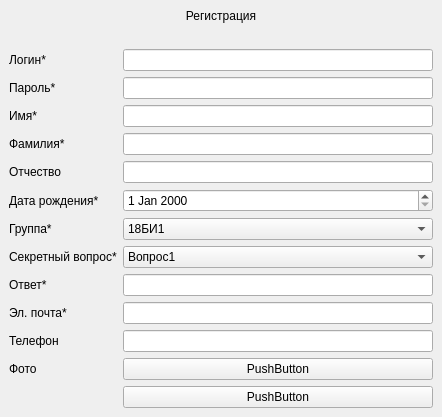
<?xml version="1.0" encoding="UTF-8"?>
<ui version="4.0">
 <class>RegistrationWindow</class>
 <widget class="QMainWindow" name="RegistrationWindow">
  <property name="geometry">
   <rect>
    <x>0</x>
    <y>0</y>
    <width>442</width>
    <height>402</height>
   </rect>
  </property>
  <property name="windowTitle">
   <string>MainWindow</string>
  </property>
  <widget class="QWidget" name="centralwidget">
   <layout class="QFormLayout" name="formLayout">
    <item row="0" column="0" colspan="2">
     <widget class="QLabel" name="label">
      <property name="styleSheet">
       <string notr="true">font: 14pt &quot;MS Shell Dlg 2&quot;;</string>
      </property>
      <property name="text">
       <string>Регистрация</string>
      </property>
      <property name="alignment">
       <set>Qt::AlignCenter</set>
      </property>
     </widget>
    </item>
    <item row="2" column="0">
     <widget class="QLabel" name="label_3">
      <property name="text">
       <string>Логин*</string>
      </property>
     </widget>
    </item>
    <item row="2" column="1">
     <widget class="QLineEdit" name="loginLine"/>
    </item>
    <item row="3" column="0">
     <widget class="QLabel" name="label_4">
      <property name="text">
       <string>Пароль*</string>
      </property>
     </widget>
    </item>
    <item row="3" column="1">
     <widget class="QLineEdit" name="passwordLine"/>
    </item>
    <item row="4" column="0">
     <widget class="QLabel" name="label_5">
      <property name="text">
       <string>Имя*</string>
      </property>
     </widget>
    </item>
    <item row="4" column="1">
     <widget class="QLineEdit" name="nameLine"/>
    </item>
    <item row="5" column="0">
     <widget class="QLabel" name="label_6">
      <property name="text">
       <string>Фамилия*</string>
      </property>
     </widget>
    </item>
    <item row="5" column="1">
     <widget class="QLineEdit" name="lineEdit_4"/>
    </item>
    <item row="6" column="0">
     <widget class="QLabel" name="label_7">
      <property name="text">
       <string>Отчество</string>
      </property>
     </widget>
    </item>
    <item row="6" column="1">
     <widget class="QLineEdit" name="faternityLine"/>
    </item>
    <item row="7" column="0">
     <widget class="QLabel" name="label_8">
      <property name="text">
       <string>Дата рождения*</string>
      </property>
     </widget>
    </item>
    <item row="7" column="1">
     <widget class="QDateEdit" name="dateOfBirth"/>
    </item>
    <item row="8" column="0">
     <widget class="QLabel" name="label_9">
      <property name="text">
       <string>Группа*</string>
      </property>
     </widget>
    </item>
    <item row="14" column="1">
     <widget class="QPushButton" name="registerButton">
      <property name="text">
       <string>PushButton</string>
      </property>
     </widget>
    </item>
    <item row="8" column="1">
     <widget class="QComboBox" name="group">
      <item>
       <property name="text">
        <string>18БИ1</string>
       </property>
      </item>
      <item>
       <property name="text">
        <string>18БИ2</string>
       </property>
      </item>
     </widget>
    </item>
    <item row="9" column="0">
     <widget class="QLabel" name="label_10">
      <property name="text">
       <string>Секретный вопрос*</string>
      </property>
     </widget>
    </item>
    <item row="9" column="1">
     <widget class="QComboBox" name="question">
      <item>
       <property name="text">
        <string>Вопрос1</string>
       </property>
      </item>
      <item>
       <property name="text">
        <string>Вопрос2</string>
       </property>
      </item>
      <item>
       <property name="text">
        <string>Вопрос3</string>
       </property>
      </item>
     </widget>
    </item>
    <item row="10" column="0">
     <widget class="QLabel" name="label_11">
      <property name="text">
       <string>Ответ*</string>
      </property>
     </widget>
    </item>
    <item row="10" column="1">
     <widget class="QLineEdit" name="answerLine"/>
    </item>
    <item row="11" column="0">
     <widget class="QLabel" name="label_2">
      <property name="text">
       <string>Эл. почта*</string>
      </property>
     </widget>
    </item>
    <item row="12" column="0">
     <widget class="QLabel" name="label_12">
      <property name="text">
       <string>Телефон</string>
      </property>
     </widget>
    </item>
    <item row="13" column="0">
     <widget class="QLabel" name="label_13">
      <property name="text">
       <string>Фото</string>
      </property>
     </widget>
    </item>
    <item row="1" column="0" colspan="2">
     <widget class="QLabel" name="errorLabel">
      <property name="text">
       <string/>
      </property>
      <property name="alignment">
       <set>Qt::AlignCenter</set>
      </property>
     </widget>
    </item>
    <item row="11" column="1">
     <widget class="QLineEdit" name="emailLine"/>
    </item>
    <item row="12" column="1">
     <widget class="QLineEdit" name="phoneLine"/>
    </item>
    <item row="13" column="1">
     <widget class="QPushButton" name="photoButton">
      <property name="text">
       <string>PushButton</string>
      </property>
     </widget>
    </item>
   </layout>
  </widget>
 </widget>
 <resources/>
 <connections/>
</ui>
